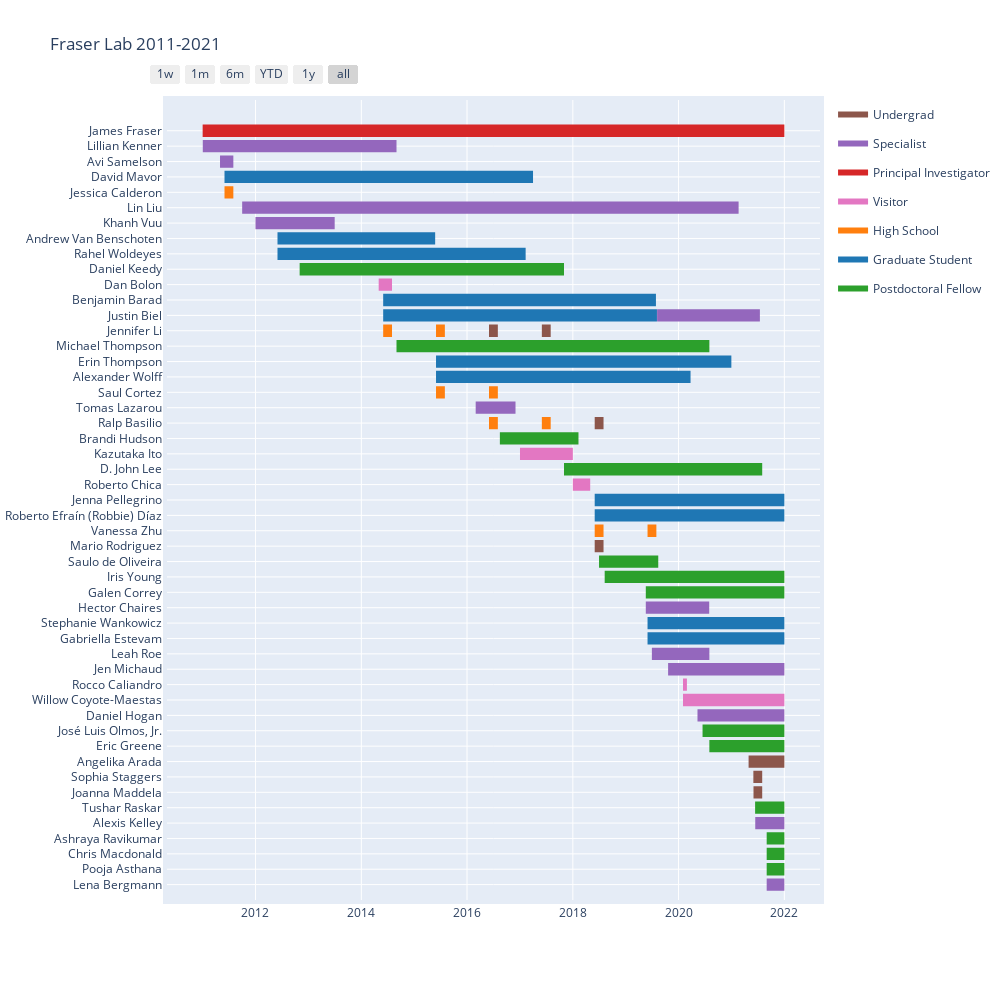

Notebook cell for this chart:
### Code cell
#All lab members
df = pd.read_excel('/Users/rediaz/GitHub/fraser-lab.github.io/members_timeline/fraser_timeline.xlsx')
# Gantt chart in Plotly has mandatory format of data columns
df.columns = ['Task', 'Start', 'Finish', 'Role']

fig_plotly = ff.create_gantt(df, index_col='Role', title='Fraser Lab 2011-2021',
                             show_colorbar=True, bar_width=0.4, showgrid_x=True, showgrid_y=True, group_tasks=True)

fig_plotly.update_layout(
    autosize=True,
    width=1000,
    height=1000,
    margin=go.layout.Margin(
        l=150,
        r=5,
        b=100,
        t=100,
        pad=4
    )
)
